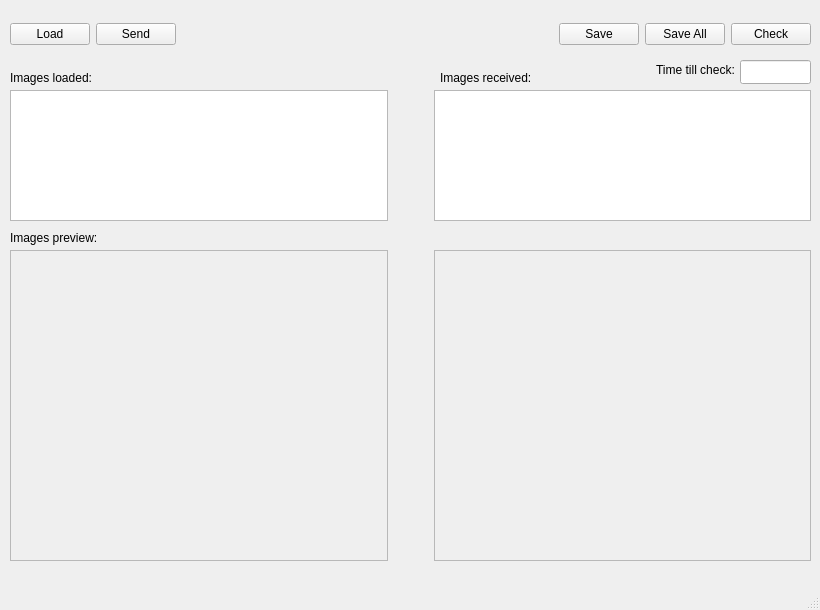
<?xml version="1.0" encoding="UTF-8"?>
<ui version="4.0">
 <class>MainWindow</class>
 <widget class="QMainWindow" name="MainWindow">
  <property name="geometry">
   <rect>
    <x>0</x>
    <y>0</y>
    <width>820</width>
    <height>610</height>
   </rect>
  </property>
  <property name="minimumSize">
   <size>
    <width>820</width>
    <height>610</height>
   </size>
  </property>
  <property name="maximumSize">
   <size>
    <width>820</width>
    <height>610</height>
   </size>
  </property>
  <property name="windowTitle">
   <string>AI upscaling</string>
  </property>
  <widget class="QWidget" name="centralwidget">
   <widget class="QWidget" name="gridLayoutWidget_5">
    <property name="geometry">
     <rect>
      <x>10</x>
      <y>90</y>
      <width>801</width>
      <height>131</height>
     </rect>
    </property>
    <layout class="QGridLayout" name="gridLayout_5">
     <property name="verticalSpacing">
      <number>7</number>
     </property>
     <item row="0" column="2">
      <widget class="QListWidget" name="processedImagesList"/>
     </item>
     <item row="0" column="1">
      <spacer name="horizontalSpacer_2">
       <property name="orientation">
        <enum>Qt::Horizontal</enum>
       </property>
       <property name="sizeType">
        <enum>QSizePolicy::Minimum</enum>
       </property>
       <property name="sizeHint" stdset="0">
        <size>
         <width>40</width>
         <height>20</height>
        </size>
       </property>
      </spacer>
     </item>
     <item row="0" column="0">
      <widget class="QListWidget" name="preTransImagesList"/>
     </item>
    </layout>
   </widget>
   <widget class="QWidget" name="gridLayoutWidget_3">
    <property name="geometry">
     <rect>
      <x>10</x>
      <y>250</y>
      <width>801</width>
      <height>311</height>
     </rect>
    </property>
    <layout class="QGridLayout" name="gridLayout_3">
     <item row="0" column="0">
      <widget class="QScrollArea" name="scrollArea">
       <property name="widgetResizable">
        <bool>true</bool>
       </property>
       <widget class="QWidget" name="scrollAreaWidgetContents">
        <property name="geometry">
         <rect>
          <x>0</x>
          <y>0</y>
          <width>371</width>
          <height>307</height>
         </rect>
        </property>
       </widget>
      </widget>
     </item>
     <item row="0" column="1">
      <spacer name="horizontalSpacer_3">
       <property name="orientation">
        <enum>Qt::Horizontal</enum>
       </property>
       <property name="sizeType">
        <enum>QSizePolicy::Minimum</enum>
       </property>
       <property name="sizeHint" stdset="0">
        <size>
         <width>40</width>
         <height>20</height>
        </size>
       </property>
      </spacer>
     </item>
     <item row="0" column="2">
      <widget class="QScrollArea" name="scrollArea_2">
       <property name="widgetResizable">
        <bool>true</bool>
       </property>
       <widget class="QWidget" name="scrollAreaWidgetContents_2">
        <property name="geometry">
         <rect>
          <x>0</x>
          <y>0</y>
          <width>370</width>
          <height>307</height>
         </rect>
        </property>
       </widget>
      </widget>
     </item>
    </layout>
   </widget>
   <widget class="QWidget" name="gridLayoutWidget">
    <property name="geometry">
     <rect>
      <x>10</x>
      <y>10</y>
      <width>801</width>
      <height>49</height>
     </rect>
    </property>
    <layout class="QGridLayout" name="gridLayout">
     <item row="0" column="4">
      <widget class="QPushButton" name="saveAllButton">
       <property name="text">
        <string>Save All</string>
       </property>
      </widget>
     </item>
     <item row="0" column="0">
      <widget class="QPushButton" name="loadButton">
       <property name="text">
        <string>Load</string>
       </property>
      </widget>
     </item>
     <item row="0" column="1">
      <widget class="QPushButton" name="sendButton">
       <property name="text">
        <string>Send</string>
       </property>
      </widget>
     </item>
     <item row="0" column="3">
      <widget class="QPushButton" name="saveButton">
       <property name="text">
        <string>Save</string>
       </property>
      </widget>
     </item>
     <item row="0" column="2">
      <spacer name="horizontalSpacer">
       <property name="orientation">
        <enum>Qt::Horizontal</enum>
       </property>
       <property name="sizeType">
        <enum>QSizePolicy::MinimumExpanding</enum>
       </property>
       <property name="sizeHint" stdset="0">
        <size>
         <width>40</width>
         <height>20</height>
        </size>
       </property>
      </spacer>
     </item>
     <item row="0" column="5">
      <widget class="QPushButton" name="checkButton">
       <property name="text">
        <string>Check</string>
       </property>
      </widget>
     </item>
    </layout>
   </widget>
   <widget class="QLineEdit" name="remainingTimeEdit">
    <property name="geometry">
     <rect>
      <x>740</x>
      <y>60</y>
      <width>71</width>
      <height>24</height>
     </rect>
    </property>
    <property name="readOnly">
     <bool>true</bool>
    </property>
   </widget>
   <widget class="QLabel" name="label">
    <property name="geometry">
     <rect>
      <x>10</x>
      <y>70</y>
      <width>101</width>
      <height>16</height>
     </rect>
    </property>
    <property name="text">
     <string>Images loaded:</string>
    </property>
   </widget>
   <widget class="QLabel" name="label_2">
    <property name="geometry">
     <rect>
      <x>440</x>
      <y>70</y>
      <width>111</width>
      <height>16</height>
     </rect>
    </property>
    <property name="text">
     <string>Images received:</string>
    </property>
   </widget>
   <widget class="QLabel" name="label_3">
    <property name="geometry">
     <rect>
      <x>10</x>
      <y>230</y>
      <width>101</width>
      <height>16</height>
     </rect>
    </property>
    <property name="text">
     <string>Images preview:</string>
    </property>
   </widget>
   <widget class="QLabel" name="label_4">
    <property name="geometry">
     <rect>
      <x>650</x>
      <y>60</y>
      <width>91</width>
      <height>20</height>
     </rect>
    </property>
    <property name="text">
     <string>Time till check:</string>
    </property>
    <property name="alignment">
     <set>Qt::AlignCenter</set>
    </property>
   </widget>
  </widget>
  <widget class="QMenuBar" name="menubar">
   <property name="geometry">
    <rect>
     <x>0</x>
     <y>0</y>
     <width>820</width>
     <height>20</height>
    </rect>
   </property>
  </widget>
  <widget class="QStatusBar" name="statusbar"/>
 </widget>
 <resources/>
 <connections/>
</ui>
